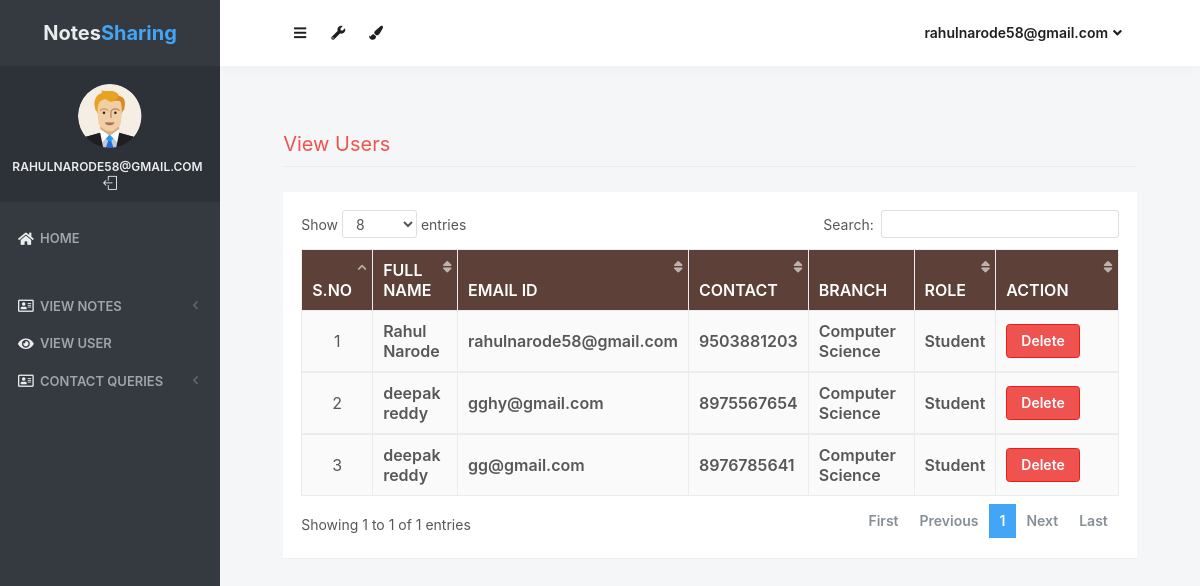
Page /view_users (signed in) on the committed database.
### notes/models.py (models this page shows, shortened)
class Signup(models.Model):
    user = models.ForeignKey(User,on_delete=models.CASCADE)
    contact = models.CharField(max_length=10)
    branch = models.CharField(max_length=30)
    role = models.CharField(max_length=15)

### notes/views.py (the view)
# urls.py: path('view_users', view_users, name='view_users'),
def view_users(request):
    if not request.user.is_authenticated:
        return redirect('login_admin')
    users = Signup.objects.all()
    d = {'users':users}
    return render(request,'view_users.html',d)

### notes/templates/view_users.html (shortened to what this page needs)
{% load static %}
<html lang="en" class="no-focus">
    <head>
        <link rel="stylesheet" href="{% static 'js/plugins/datatables/dataTables.bootstrap4.min.css' %}">
        <link rel="stylesheet" id="css-main" href="{% static 'css1/codebase.min.css' %}">
    </head>
    <body>
        <div id="page-container" class="sidebar-o sidebar-inverse side-scroll page-header-fixed main-content-narrow">
         {% include "sidebar.html" %}
            {% include "admin_nav.html" %}
            <main id="main-container">
                <div class="content">
                    <h2 class="content-heading text-danger">View Users</h2>
                    <div class="block">
                        <div class="block-content block-content-full">
                            <table class="table table-bordered table-striped table-vcenter js-dataTable-full-pagination" style="width:100%">
                                <thead class="text-white" style="background-color : #5d4037;">
                                    <tr>
                                        <th class="text-center">S.No</th>
                                        <th class="d-none d-sm-table-cell">Full Name</th>
                                        <th class="d-none d-sm-table-cell">Email ID</th>
                                        <th class="d-none d-sm-table-cell">Contact</th>
                                        <th class="d-none d-sm-table-cell">Branch</th>
                                        <th class="d-none d-sm-table-cell">Role</th>
                                        <th class="d-none d-sm-table-cell" style="width: 15%;">Action</th>
                                    </tr>
                                </thead>
                                {% for i in users %}
                                <tbody>
                                    <tr>
                                        <td class="text-center">{{forloop.counter}}</td>
                                        <td class="font-w600">{{i.user.first_name}} {{i.user.last_name}}</td>
					                    <td class="font-w600">{{i.user.username}}</td>
					                    <td class="font-w600">{{i.contact}}</td>
					                    <td class="font-w600">{{i.branch}}</td>
					                    <td class="font-w600">{{i.role}}</td>
					                    <td class="font-w600"><a href="{% url 'delete_users' i.user.id %}" class="btn btn-danger" onclick="return confirm('Are your sure to Delete ?')">Delete</a></td>
					                </tr>
                                        {% endfor %}
                                </tbody>
                            </table>
                        </div>
                    </div>
                </div>
            </main>
        </div>
 <link rel="stylesheet" href="https://use.fontawesome.com/releases/v5.6.3/css/all.css">
    </body>
</html>

### notes/templates/sidebar.html (shortened to what this page needs)
{% load static %}
   <nav id="sidebar">
                <div id="sidebar-scroll">
                    <div class="sidebar-content">
                        <div class="content-header content-header-fullrow px-15">
                            <div class="content-header-section text-center align-parent sidebar-mini-hidden">
                                <div class="content-header-item">
                                    <a class="link-effect font-w700" href="{% url 'admin_home' %}">
                                           <span class="font-size-xl text-dual-primary-dark">Notes</span><span class="font-size-xl text-primary">Sharing</span>
                                    </a>
                                </div>
                            </div>
                        </div>
                        <div class="content-side content-side-full content-side-user px-10 align-parent">
                            <div class="sidebar-mini-hidden-b text-center">
                                <a class="img-link" href="be_pages_generic_profile.html">
                                    <img class="img-avatar" src="{% static 'img/avatars/user1.png' %}" alt="">
                                </a>
                                <ul class="list-inline mt-10">
                                    <li class="list-inline-item">
                                        <a class="link-effect text-dual-primary-dark font-size-xs font-w600 text-uppercase" href="{% url 'admin_home' %}">{{ request.user.username }}</a>
                                    </li>
                                    <li class="list-inline-item">
                                        <a class="link-effect text-dual-primary-dark" href="{% url 'logout' %}">
                                            <i class="si si-logout"></i>
                                        </a>
                                    </li>
                                </ul>
                            </div>
                        </div>
                        <div class="content-side content-side-full">
                            <ul class="nav-main">
                                <li class="open">
                                    <a href="{% url 'admin_home' %}"><i class="fas fa-home"></i><span class="sidebar-mini-hide">Home</span></a>
                                </li>
                                <li class="nav-main-heading"><span class="sidebar-mini-visible">UI</span></li>
                                <li>
                                    <a class="nav-submenu" data-toggle="nav-submenu"><i class="far fa-address-card"></i>View Notes</a>
                                </li>
                                <li>
                                    <a  href="{% url 'view_users' %}"><i class="fas fa-eye"></i><span class="sidebar-mini-hide">View User</span></a>
                                </li>
                                <li>
                                    <a class="nav-submenu" data-toggle="nav-submenu"><i class="far fa-address-card"></i>Contact Queries</a>
                                </li>
                           </ul>
                        </div>
                    </div>
                </div>
            </nav>

### notes/templates/admin_nav.html (shortened to what this page needs)
{% load static %}
            <header id="page-header">
                <div class="content-header">
                    <div class="content-header-section">
                        <button type="button" class="btn btn-circle btn-dual-secondary" data-toggle="layout" data-action="sidebar_toggle">
                            <i class="fa fa-navicon"></i>
                        </button>
                        <div class="btn-group" role="group">
                            <button type="button" class="btn btn-circle btn-dual-secondary" id="page-header-options-dropdown" data-toggle="dropdown" aria-haspopup="true" aria-expanded="false">
                                <i class="fa fa-wrench"></i>
                            </button>
                        </div>
                        <div class="btn-group" role="group">
                            <button type="button" class="btn btn-circle btn-dual-secondary" id="page-header-themes-dropdown" data-toggle="dropdown" aria-haspopup="true" aria-expanded="false">
                                <i class="fa fa-paint-brush"></i>
                            </button>
                        </div>
                    </div>
                    <div class="content-header-section">
                        <div class="btn-group" role="group">
                            <button type="button" class="btn btn-rounded btn-dual-secondary" id="page-header-user-dropdown" data-toggle="dropdown" aria-haspopup="true" aria-expanded="false">
                                {{ request.user.username}}<i class="fa fa-angle-down ml-5"></i>
                            </button>
                        </div>
                    </div>
                </div>
            </header>

### rows in the picture
Signup: user.first_name "Rahul", user.last_name "Narode", user.username "rahulnarode58@gmail.com", contact "9503881203", branch "Computer Science", role "Student"
Signup: user.first_name "deepak", user.last_name "reddy", user.username "gghy@gmail.com", contact "8975567654", branch "Computer Science", role "Student"
Signup: user.first_name "deepak", user.last_name "reddy", user.username "gg@gmail.com", contact "8976785641", branch "Computer Science", role "Student"

### other values in the picture
{{ request.user.username }} "RAHULNARODE58@GMAIL.COM"
{{ request.user.username }} "rahulnarode58@gmail.com"
